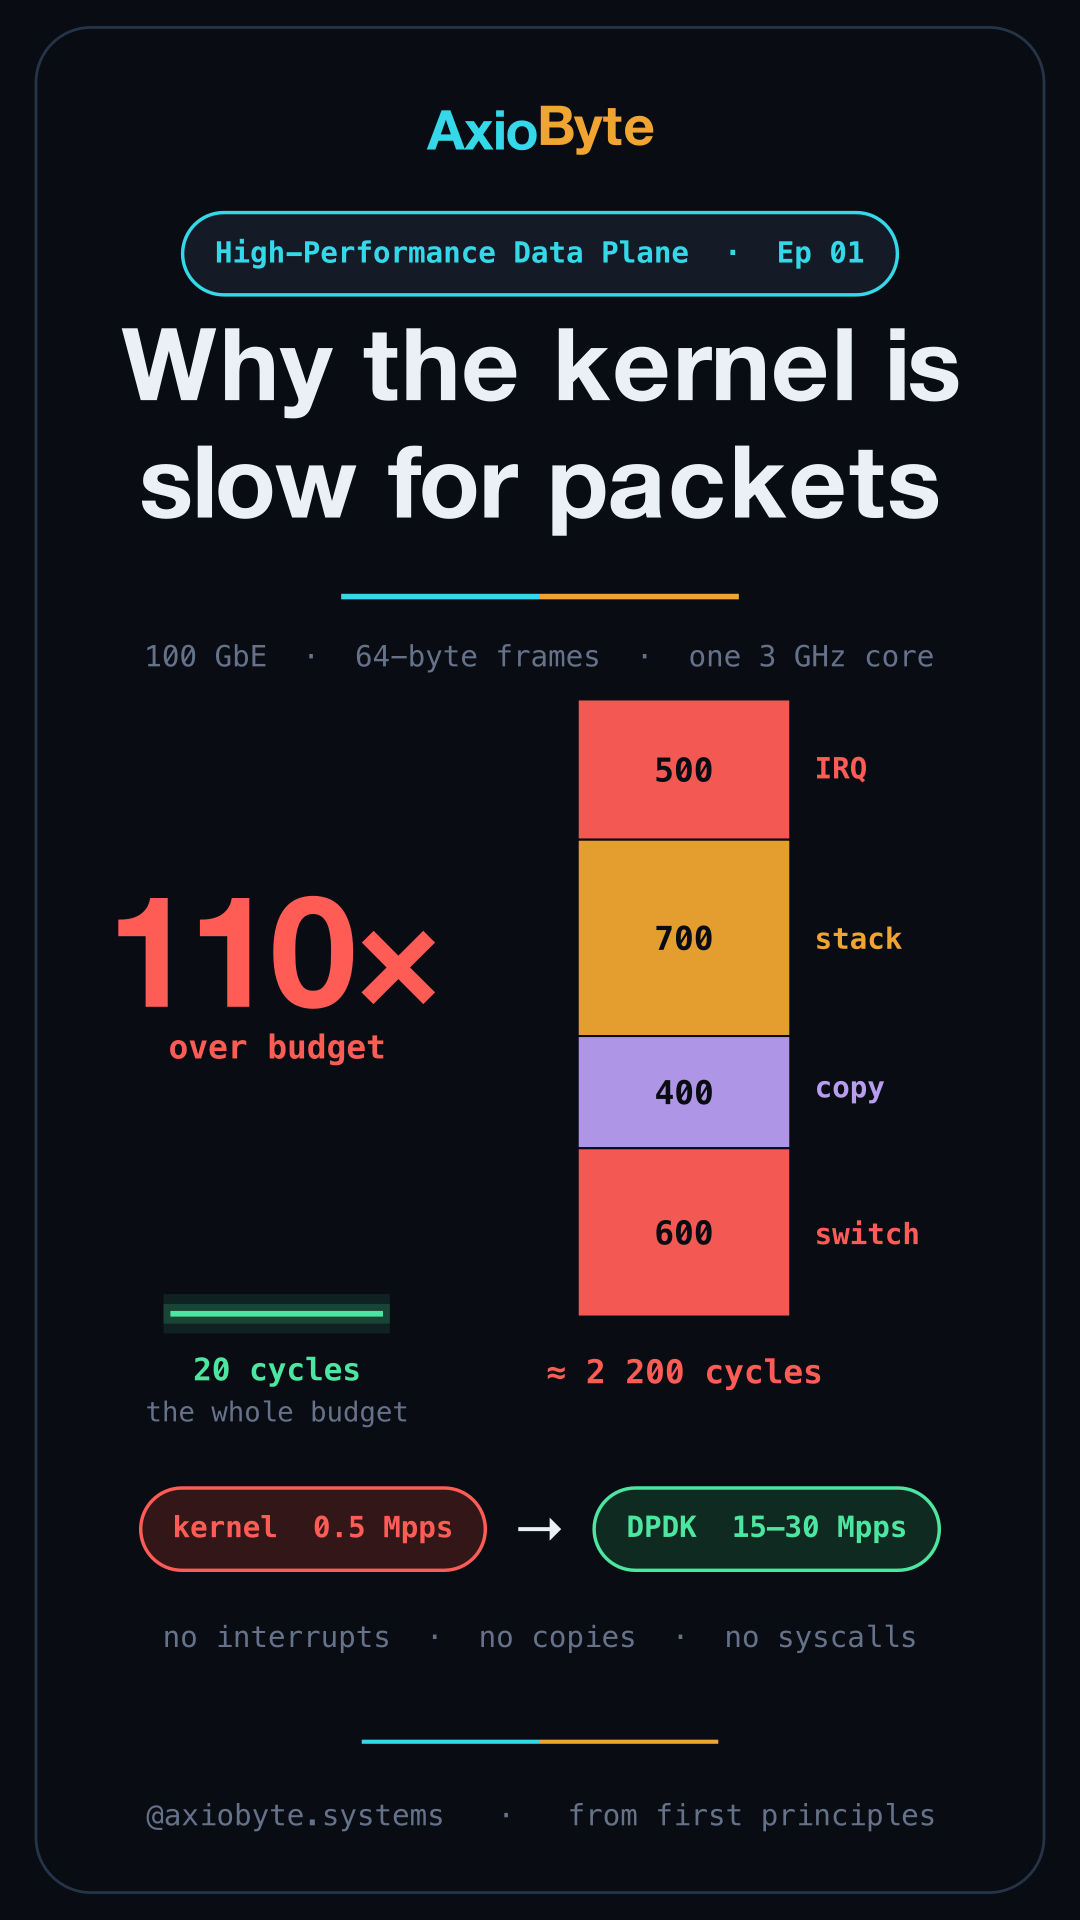

Here is the Python script that generated this plot:
"""
AxioByte Systems -- Ep 01 cover.  1080 x 1920.

    manim -sqh cover_ep01_9x16.py CoverEp01        # the cover image
    manim -qh --fps 60 cover_ep01_9x16.py CoverEp01Intro   # 2.6 s build, then holds

House style: flat background, thin frame, one hero visual, generous air.
Same shape as cover12_9x16.py / cover_sys01_9x16.py -- brand, pill, title, rule
pair, subtitle, the one picture, the payoff, rule pair, handle.

THE ONE PICTURE
    Two bars, ONE scale (0.00205 units per cycle, applied to both). The mint bar
    is the entire per-packet budget at 100 GbE -- 148.8 Mpps on a 3 GHz core is
    ~20 cycles -- and the red-amber stack next to it is what the kernel path
    actually spends. The budget is a hairline because it IS a hairline; that is
    the episode in one frame, and 110x is the number worth putting on a thumbnail.

The four segments and the palette are lifted from ep01_video.py, so the cover and
the film are the same drawing: red IRQ, amber stack, violet copy, red switch.
"""

from manim import *


def _font(*names):
    try:
        import manimpango
        have = set(manimpango.list_fonts())
    except Exception:
        have = set()
    return next((n for n in names if n in have), names[-1])


BG = "#090C13"; SURFACE = "#141B27"; BORDER = "#26344A"
WHITE = "#EAF0F6"; GRAY = "#65728A"
CYAN = "#34D8E8"; AMBER = "#F0A431"; MINT = "#4DE6A0"; VIOLET = "#B79CF0"; RED = "#FF5C55"
CYAN_BG = "#10303A"; AMBER_BG = "#33240F"; RED_BG = "#331617"; MINT_BG = "#0F2A20"

config.pixel_width = 1080
config.pixel_height = 1920
config.frame_height = 14.0
config.frame_width = 7.875
config.background_color = BG
FN = _font("DejaVu Sans", "Helvetica Neue", "Helvetica")
MN = _font("DejaVu Sans Mono", "Menlo", "Andale Mono")

# --- the numbers, from the film -------------------------------------------
SPEND = [("IRQ", 500, RED), ("stack", 700, AMBER),
         ("copy", 400, VIOLET), ("switch", 600, RED)]
TOTAL = sum(c for _, c, _ in SPEND)          # 2200
BUDGET = 20                                  # 148.8 Mpps on one 3.0 GHz core
BAR_TOP, BAR_BOT, BAR_W = 1.9, -2.6, 1.55
CYC = (BAR_TOP - BAR_BOT) / TOTAL            # one scale, both bars


def pill(text, tc, bg, s=0.34, h=0.60):
    t = Text(text, font=MN, weight=BOLD, color=tc).scale(s)
    box = RoundedRectangle(width=t.width + 0.5, height=h, corner_radius=h / 2,
                           stroke_color=tc, stroke_width=2.5, fill_color=bg, fill_opacity=1.0)
    return VGroup(box, t.move_to(box.get_center()))


def rules(y, w=1.45, sw=4):
    return VGroup(Line(LEFT * w, ORIGIN, color=CYAN, stroke_width=sw).move_to(UP * y + LEFT * w / 2),
                  Line(ORIGIN, RIGHT * w, color=AMBER, stroke_width=sw).move_to(UP * y + RIGHT * w / 2))


def build():
    """Every part of the cover, named. The still adds them all; the intro plays
    them in six beats and lands on exactly the same frame."""
    p = {}
    p["frame"] = RoundedRectangle(width=7.35, height=13.6, corner_radius=0.4,
                                  stroke_color=BORDER, stroke_width=2.0, fill_opacity=0)
    p["brand"] = VGroup(Text("Axio", font=FN, weight=BOLD, color=CYAN).scale(0.6),
                        Text("Byte", font=FN, weight=BOLD, color=AMBER).scale(0.6)) \
        .arrange(RIGHT, buff=0.03).move_to(UP * 6.05)
    p["pill"] = pill("High-Performance Data Plane  ·  Ep 01", CYAN, SURFACE, s=0.32) \
        .move_to(UP * 5.15)

    title = VGroup(Text("Why the kernel is", font=FN, weight=BOLD, color=WHITE),
                   Text("slow for packets", font=FN, weight=BOLD, color=WHITE)) \
        .arrange(DOWN, buff=0.18)
    title.scale_to_fit_width(6.1).move_to(UP * 3.85)
    p["title"] = title
    p["rules_top"] = rules(2.65)

    sub = Text("100 GbE  ·  64-byte frames  ·  one 3 GHz core", font=MN, color=GRAY).scale(0.32)
    if sub.width > 6.4:
        sub.scale_to_fit_width(6.4)
    p["sub"] = sub.move_to(UP * 2.2)

    # ---- the hero: what one packet costs, against what one packet is worth ----
    bar, labels, y = VGroup(), VGroup(), BAR_TOP
    for name, cyc, col in SPEND:
        h = cyc * CYC
        cy = y - h / 2
        seg = Rectangle(width=BAR_W, height=h, stroke_color=BG, stroke_width=1.5,
                        fill_color=col, fill_opacity=0.95).move_to([1.05, cy, 0])
        bar.add(VGroup(seg, Text(str(cyc), font=MN, weight=BOLD, color=BG)
                       .scale(0.36).move_to(seg.get_center())).set_z_index(len(bar)))
        labels.add(Text(name, font=MN, weight=BOLD, color=col).scale(0.32)
                   .move_to([2.02, cy, 0], aligned_edge=LEFT))
        y -= h
    p["bar"], p["bar_labels"] = bar, labels
    p["spend_total"] = Text(f"≈ {TOTAL:,} cycles".replace(",", " "), font=MN, weight=BOLD,
                            color=RED).scale(0.36).move_to([1.05, BAR_BOT - 0.42, 0])

    bh = BUDGET * CYC                                   # ~0.04 units. Yes, that small.
    bud = Rectangle(width=BAR_W, height=bh, stroke_width=0, fill_color=MINT,
                    fill_opacity=1.0).move_to([-1.92, BAR_BOT + bh / 2, 0])
    halo = VGroup(*[Rectangle(width=BAR_W + 0.10, height=bh * k, stroke_width=0,
                              fill_color=MINT, fill_opacity=op).move_to(bud.get_center())
                    for k, op in ((7, 0.10), (3.5, 0.18))])
    p["budget"] = VGroup(halo, bud)
    p["budget_label"] = VGroup(
        Text("20 cycles", font=MN, weight=BOLD, color=MINT).scale(0.34),
        Text("the whole budget", font=MN, color=GRAY).scale(0.30),
    ).arrange(DOWN, buff=0.10).move_to([-1.92, BAR_BOT - 0.55, 0])

    p["ratio"] = VGroup(
        Text("110×", font=FN, weight=BOLD, color=RED).scale(1.7),
        Text("over budget", font=MN, weight=BOLD, color=RED).scale(0.36),
    ).arrange(DOWN, buff=0.18).move_to([-1.92, -0.15, 0])

    # ---- the payoff ------------------------------------------------------
    row = VGroup(pill("kernel  0.5 Mpps", RED, RED_BG, s=0.32),
                 Text("→", font=FN, weight=BOLD, color=WHITE).scale(0.6),
                 pill("DPDK  15–30 Mpps", MINT, MINT_BG, s=0.32)) \
        .arrange(RIGHT, buff=0.24)
    if row.width > 6.9:
        row.scale_to_fit_width(6.9)
    p["payoff"] = row.move_to(UP * -4.15)
    p["caption"] = Text("no interrupts  ·  no copies  ·  no syscalls", font=MN, color=GRAY) \
        .scale(0.32).move_to(UP * -4.95)

    p["rules_bot"] = rules(-5.7, w=1.3, sw=3)
    p["handle"] = Text("@axiobyte.systems   ·   from first principles", font=MN, color=GRAY) \
        .scale(0.32).move_to(UP * -6.25)
    return p


class CoverEp01(Scene):
    def construct(self):
        p = build()
        self.add(*p.values())
        self.wait(0.3)


class CoverEp01Intro(Scene):
    """The same cover, drawn in 2.6 s and held. Nothing ever leaves, so the last
    frame IS the cover -- verified pixel-identical to CoverEp01, which is why the
    bands carry explicit z-indices: without them the seam strokes land in
    whichever order the bands happened to be added."""

    def construct(self):
        p = build()
        self.add(p["frame"])
        self.play(FadeIn(p["brand"], shift=DOWN * 0.15), FadeIn(p["pill"], scale=1.06),
                  run_time=0.35)
        self.play(FadeIn(p["title"], shift=UP * 0.12), Create(p["rules_top"]),
                  FadeIn(p["sub"]), run_time=0.45)

        # the budget lands first, so the stack has something to be measured against
        self.play(FadeIn(p["budget"], scale=1.4), FadeIn(p["budget_label"]), run_time=0.30)
        self.play(LaggedStart(*[GrowFromEdge(b, DOWN) for b in p["bar"][::-1]],
                              lag_ratio=0.18),
                  LaggedStart(*[FadeIn(l, shift=RIGHT * 0.12) for l in p["bar_labels"][::-1]],
                              lag_ratio=0.18),
                  run_time=0.75)
        self.play(FadeIn(p["spend_total"]), FadeIn(p["ratio"], scale=1.12), run_time=0.35)
        self.play(FadeIn(p["payoff"], shift=UP * 0.10), FadeIn(p["caption"]),
                  Create(p["rules_bot"]), FadeIn(p["handle"]), run_time=0.40)
        self.wait(2.0)
